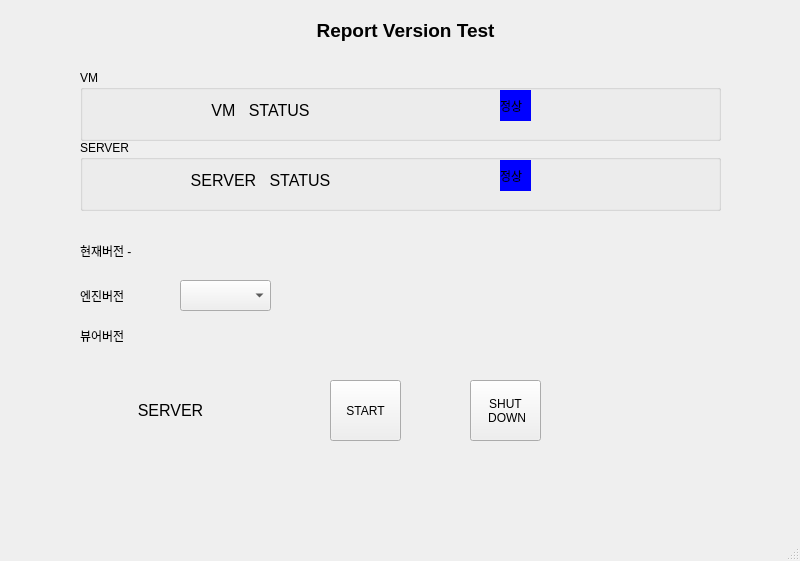
<?xml version="1.0" encoding="UTF-8"?>
<ui version="4.0">
 <class>MainWindow</class>
 <widget class="QMainWindow" name="MainWindow">
  <property name="geometry">
   <rect>
    <x>0</x>
    <y>0</y>
    <width>800</width>
    <height>561</height>
   </rect>
  </property>
  <property name="windowTitle">
   <string>MainWindow</string>
  </property>
  <widget class="QWidget" name="centralwidget">
   <widget class="QLabel" name="title">
    <property name="geometry">
     <rect>
      <x>190</x>
      <y>10</y>
      <width>431</width>
      <height>41</height>
     </rect>
    </property>
    <property name="font">
     <font>
      <family>Arial</family>
      <pointsize>14</pointsize>
      <weight>75</weight>
      <bold>true</bold>
     </font>
    </property>
    <property name="text">
     <string>Report Version Test</string>
    </property>
    <property name="alignment">
     <set>Qt::AlignCenter</set>
    </property>
   </widget>
   <widget class="QGroupBox" name="vmcondition">
    <property name="geometry">
     <rect>
      <x>80</x>
      <y>70</y>
      <width>641</width>
      <height>71</height>
     </rect>
    </property>
    <property name="title">
     <string>VM</string>
    </property>
    <widget class="QLabel" name="vm_title">
     <property name="geometry">
      <rect>
       <x>90</x>
       <y>20</y>
       <width>181</width>
       <height>41</height>
      </rect>
     </property>
     <property name="font">
      <font>
       <family>Arial</family>
       <pointsize>12</pointsize>
       <weight>50</weight>
       <bold>false</bold>
      </font>
     </property>
     <property name="text">
      <string>VM   STATUS</string>
     </property>
     <property name="alignment">
      <set>Qt::AlignCenter</set>
     </property>
    </widget>
    <widget class="QLabel" name="label">
     <property name="geometry">
      <rect>
       <x>420</x>
       <y>20</y>
       <width>31</width>
       <height>31</height>
      </rect>
     </property>
     <property name="layoutDirection">
      <enum>Qt::LeftToRight</enum>
     </property>
     <property name="styleSheet">
      <string notr="true"> background-color:rgb(0, 0, 255)</string>
     </property>
     <property name="text">
      <string>정상</string>
     </property>
     <property name="alignment">
      <set>Qt::AlignJustify|Qt::AlignVCenter</set>
     </property>
    </widget>
   </widget>
   <widget class="QLabel" name="label_3">
    <property name="geometry">
     <rect>
      <x>80</x>
      <y>320</y>
      <width>71</width>
      <height>31</height>
     </rect>
    </property>
    <property name="text">
     <string>뷰어버전</string>
    </property>
   </widget>
   <widget class="QLabel" name="label_2">
    <property name="geometry">
     <rect>
      <x>80</x>
      <y>280</y>
      <width>71</width>
      <height>31</height>
     </rect>
    </property>
    <property name="text">
     <string>엔진버전</string>
    </property>
   </widget>
   <widget class="QLabel" name="label_4">
    <property name="geometry">
     <rect>
      <x>80</x>
      <y>240</y>
      <width>191</width>
      <height>21</height>
     </rect>
    </property>
    <property name="text">
     <string>현재버전 - </string>
    </property>
   </widget>
   <widget class="QComboBox" name="comboBox">
    <property name="geometry">
     <rect>
      <x>180</x>
      <y>280</y>
      <width>91</width>
      <height>31</height>
     </rect>
    </property>
   </widget>
   <widget class="QGroupBox" name="vmcondition_2">
    <property name="geometry">
     <rect>
      <x>80</x>
      <y>140</y>
      <width>641</width>
      <height>71</height>
     </rect>
    </property>
    <property name="title">
     <string>SERVER</string>
    </property>
    <widget class="QLabel" name="vm_title_2">
     <property name="geometry">
      <rect>
       <x>90</x>
       <y>20</y>
       <width>181</width>
       <height>41</height>
      </rect>
     </property>
     <property name="font">
      <font>
       <family>Arial</family>
       <pointsize>12</pointsize>
       <weight>50</weight>
       <bold>false</bold>
      </font>
     </property>
     <property name="text">
      <string>SERVER   STATUS</string>
     </property>
     <property name="alignment">
      <set>Qt::AlignCenter</set>
     </property>
    </widget>
    <widget class="QLabel" name="label_5">
     <property name="geometry">
      <rect>
       <x>420</x>
       <y>20</y>
       <width>31</width>
       <height>31</height>
      </rect>
     </property>
     <property name="layoutDirection">
      <enum>Qt::LeftToRight</enum>
     </property>
     <property name="styleSheet">
      <string notr="true"> background-color:rgb(0, 0, 255)</string>
     </property>
     <property name="text">
      <string>정상</string>
     </property>
     <property name="alignment">
      <set>Qt::AlignJustify|Qt::AlignVCenter</set>
     </property>
    </widget>
   </widget>
   <widget class="QLabel" name="vm_title_3">
    <property name="geometry">
     <rect>
      <x>80</x>
      <y>390</y>
      <width>181</width>
      <height>41</height>
     </rect>
    </property>
    <property name="font">
     <font>
      <family>Arial</family>
      <pointsize>12</pointsize>
      <weight>50</weight>
      <bold>false</bold>
     </font>
    </property>
    <property name="text">
     <string>SERVER</string>
    </property>
    <property name="alignment">
     <set>Qt::AlignCenter</set>
    </property>
   </widget>
   <widget class="QPushButton" name="pushButton">
    <property name="geometry">
     <rect>
      <x>330</x>
      <y>380</y>
      <width>71</width>
      <height>61</height>
     </rect>
    </property>
    <property name="text">
     <string>START</string>
    </property>
   </widget>
   <widget class="QPushButton" name="pushButton_2">
    <property name="geometry">
     <rect>
      <x>470</x>
      <y>380</y>
      <width>71</width>
      <height>61</height>
     </rect>
    </property>
    <property name="text">
     <string>SHUT
 DOWN</string>
    </property>
   </widget>
  </widget>
  <widget class="QMenuBar" name="menubar">
   <property name="geometry">
    <rect>
     <x>0</x>
     <y>0</y>
     <width>800</width>
     <height>26</height>
    </rect>
   </property>
  </widget>
  <widget class="QStatusBar" name="statusbar"/>
 </widget>
 <resources/>
 <connections/>
</ui>
